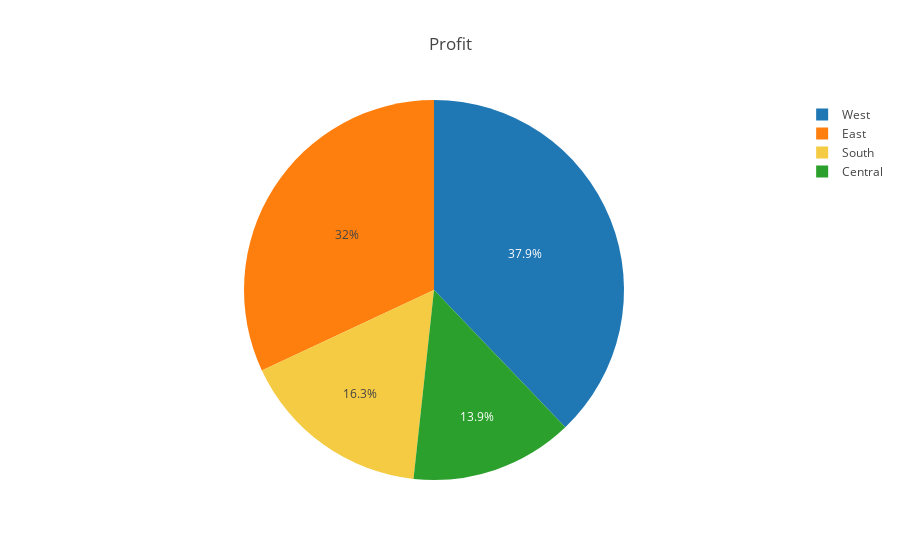

Notebook code for this chart:
### Markdown cell above
Pie chart on Profit's percentage in different Region

### Code cell
colors = ['#f4cb42', '#a1a8b5'] #gold,silver

values=df3["Profit"]
labels=df3["Region"]
pie = go.Pie(labels=labels, values=values, marker=dict(colors=colors))


layout = go.Layout(title="Profit")
fig = go.Figure(data=[pie], layout=layout)
py.iplot(fig)

### Figure 1 — Plotly figure (JSON) as saved in the notebook; plotly's stock layout.template omitted (floating-point values rounded to 4 significant figures; data arrays with more than 128 entries replaced by an {"elided": "..."} marker saying what was removed)
{"data": [{"labels": {"elided": "9994 str values"}, "marker": {"colors": ["#f4cb42", "#a1a8b5"]}, "type": "pie", "uid": "9a3bed05-71f2-4970-a2d1-ec5bbfca160a", "values": {"elided": "9994 float values"}}], "layout": {"title": {"text": "Profit"}}}
